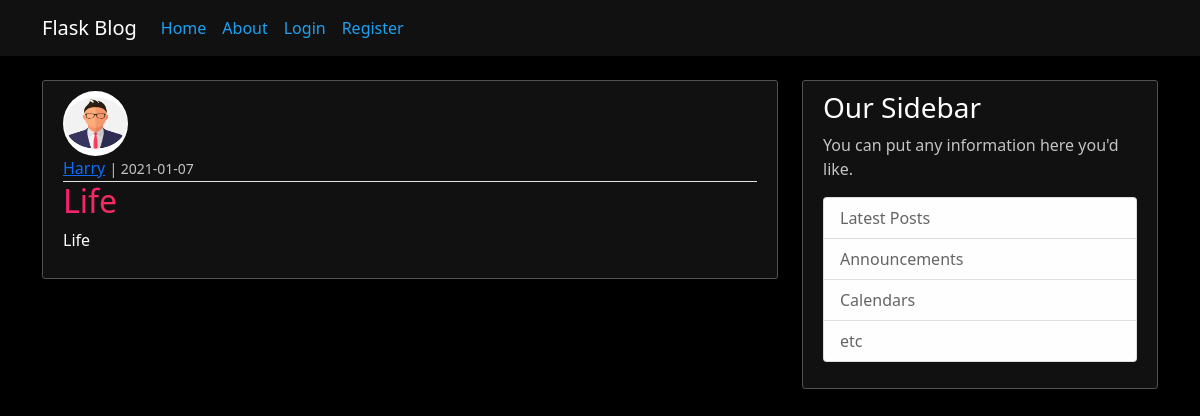
/post/1, run on the app's committed database.
### app/models.py (models this page shows, shortened)
class User(db.Model, UserMixin):
    id = db.Column(db.Integer, primary_key=True)
    username = db.Column(db.String(20), unique=True, nullable=False)
    email = db.Column(db.String(40), unique=True, nullable=False)
    image_file = db.Column(db.String(20), nullable=False, default='default.jpg')
    password = db.Column(db.String(20), nullable=False)
    posts = db.relationship('Post', backref='author', lazy=True)

class Post(db.Model):
    id = db.Column(db.Integer, primary_key=True)
    title = db.Column(db.String(30), nullable=False)
    date_posted = db.Column(db.DateTime, nullable=False, default=datetime.utcnow)
    content = db.Column(db.Text, nullable=False)
    user_id = db.Column(db.Integer, db.ForeignKey('user.id'), nullable=False)

### app/routes.py (the view)
@app.route("/post/<int:post_id>")
def post(post_id):
    post = Post.query.get_or_404(post_id)
    return render_template('post.html', title=post.title, post=post)

### app/templates/post.html (shortened to what this page needs)
{% extends "layout.html" %}
{% block content %}
    <article class="media content-section">
        <img class="rounded-circle article-img" src="{{ url_for('static', filename='profilepics/' + post.author.image_file) }}">
        <div class="media-body">
            <div class="article-metadata">
                <a class="mr-2" href="#">{{ post.author.username }}</a>
                <small class="text-muted"> | {{ post.date_posted.strftime('%Y-%m-%d') }}</small>
            </div>
            <h2 class="article-title">{{ post.title }}</a></h2>
            <p class="article-content">{{ post.content }}</p>
        </div>
    </article>
{% endblock content %}

### app/static/layout.css (style rules this page uses)
body { background-color: #000000; color: rgba(29,161,242,1.00);; }

### app/static/main.css (style rules this page uses)
h1, h2, h3, h4, h5, h6 { color: #ffffff; }
.content-section { background: #111111; padding: 10px 20px; border: 1px solid #535353; border-radius: 3px; margin-bottom: 20px; }
.article-title { background: linear-gradient( to right, #f32170, #ff6b08, #cf23cf); -webkit-text-fill-color: transparent; -webkit-background-clip: text; }
.article-content { white-space: pre-line; color: #ffffff; }
.article-img { height: 65px; width: 65px; margin-right: 16px; }
.text-muted { color: #c3c3c3 !important; }
.article-metadata { padding-bottom: 1px; margin-bottom: 0px; border-bottom: 1px solid #e3e3e3; }
article.content-section { background-color: #111111; }

### data on the page
User: image_file (placeholder picture), author.username "Harry"
Post: date_posted "2021-01-07", title "Life", content "Life"
